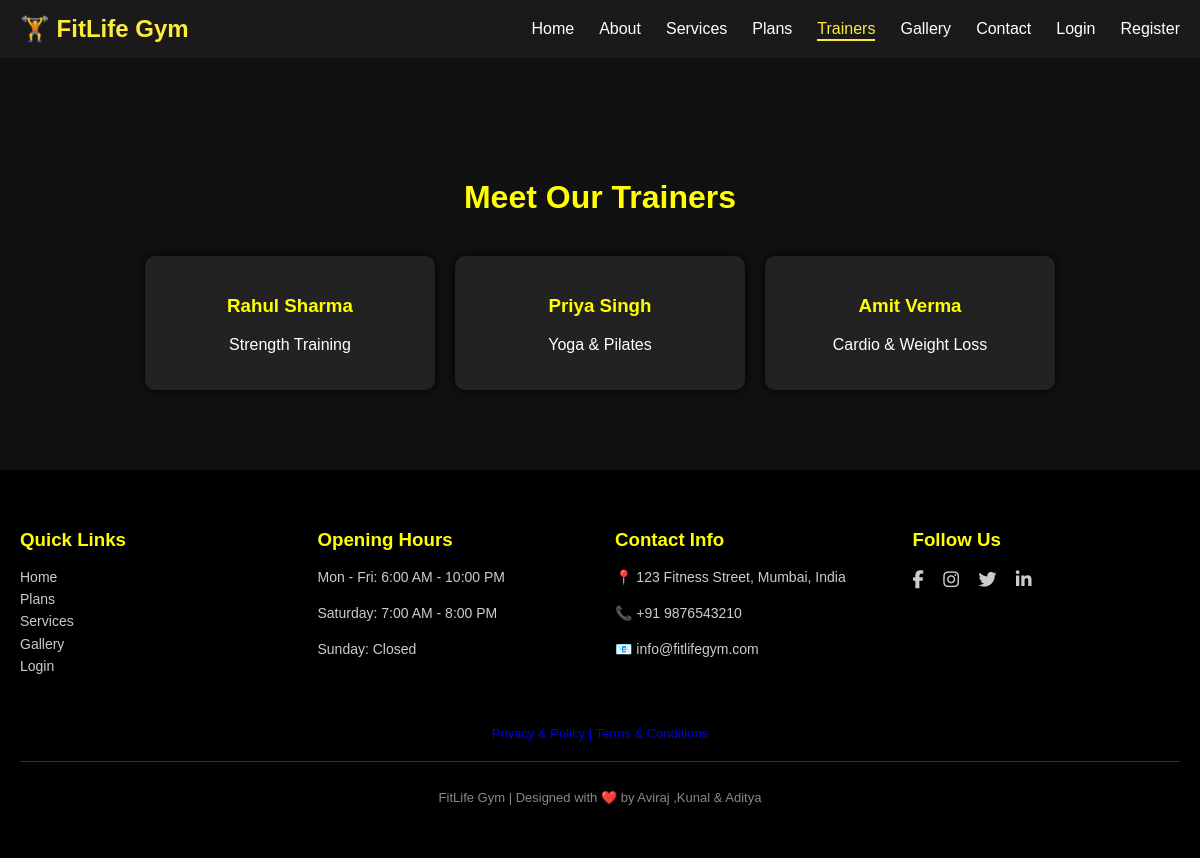
Screenshot of /usersite/trainers.php with the database file from the repository.
### tables this page shows
CREATE TABLE `trainers` (
  `trainer_id` int(11) NOT NULL,
  `full_name` varchar(100) NOT NULL,
  `specialization` varchar(100) DEFAULT NULL,
  `image` varchar(255) DEFAULT NULL,
  `phone` varchar(15) DEFAULT NULL,
  `email` varchar(100) DEFAULT NULL,
  `join_date` timestamp NOT NULL DEFAULT current_timestamp(),
  `status` enum('Active','Inactive') DEFAULT 'Active'
);

### usersite/trainers.php (the view, shortened to what this page needs)
<?php
require_once "config.php";
?>
<!DOCTYPE html>
<html lang="en">
<head>
<link rel="stylesheet" href="https://cdnjs.cloudflare.com/ajax/libs/font-awesome/6.5.0/css/all.min.css">
</head>
<body>
<nav>
  <div class="logo">🏋️ FitLife Gym</div>
  <ul id="nav-links">
    <?php
    $current_page = basename($_SERVER['PHP_SELF']);
    if(isset($_SESSION['user_id'])):
    ?>
      <li><a href="index.php" class="<?php echo ($current_page=='user_dashboard.php')?'active':''; ?>">Dashboard</a></li>
      <li><a href="about.php" class="<?php echo ($current_page=='about.php')?'active':''; ?>">About</a></li>
      <li><a href="services.php" class="<?php echo ($current_page=='services.php')?'active':''; ?>">Services</a></li>
      <li><a href="plans.php" class="<?php echo ($current_page=='plans.php')?'active':''; ?>">Plans</a></li>
      <li><a href="trainers.php" class="<?php echo ($current_page=='trainers.php')?'active':''; ?>">Trainers</a></li>
      <li><a href="gallery.php" class="<?php echo ($current_page=='gallery.php')?'active':''; ?>">Gallery</a></li>
      <li><a href="contact.php" class="<?php echo ($current_page=='contact.php')?'active':''; ?>">Contact</a></li>
      <li style="color:#ffeb3b;">Welcome, <?php echo htmlspecialchars($_SESSION['user_name']); ?>!</li>
      <li><a href="logout.php">Logout</a></li>
    <?php else: ?>
      <li><a href="index.php" class="<?php echo ($current_page=='index.php')?'active':''; ?>">Home</a></li>
      <li><a href="about.php" class="<?php echo ($current_page=='about.php')?'active':''; ?>">About</a></li>
      <li><a href="services.php" class="<?php echo ($current_page=='services.php')?'active':''; ?>">Services</a></li>
      <li><a href="plans.php" class="<?php echo ($current_page=='plans.php')?'active':''; ?>">Plans</a></li>
      <li><a href="trainers.php" class="<?php echo ($current_page=='trainers.php')?'active':''; ?>">Trainers</a></li>
      <li><a href="gallery.php" class="<?php echo ($current_page=='gallery.php')?'active':''; ?>">Gallery</a></li>
      <li><a href="contact.php" class="<?php echo ($current_page=='contact.php')?'active':''; ?>">Contact</a></li>
      <li><a href="login.php">Login</a></li>
      <li><a href="register.php">Register</a></li>
    <?php endif; ?>
  </ul>
</nav>
<div class="content">
  <h1>Meet Our Trainers</h1>
  <div class="trainers-container">
    <?php
    $trainers_query = $conn->query("SELECT * FROM trainers WHERE status='Active' ORDER BY trainer_id ASC");
    if($trainers_query && $trainers_query->num_rows > 0){
        while($trainer = $trainers_query->fetch_assoc()){
            echo '<div class="trainer-card">
                    <h3>'.htmlspecialchars($trainer['full_name']).'</h3>
                    <p>'.htmlspecialchars($trainer['specialization']).'</p>
                  </div>';
        }
    } else {
        echo '<p>No trainers available at the moment.</p>';
    }
    ?>
  </div>
</div>
<footer>
  <div class="footer-container">
    <div class="footer">
      <h3>Quick Links</h3>
      <a href="index.php">Home</a><br>
      <a href="plans.php">Plans</a><br>
      <a href="services.php">Services</a><br>
      <a href="gallery.php">Gallery</a><br>
      <a href="login.php">Login</a>
    </div>
    <div class="footer">
      <h3>Opening Hours</h3>
      <p>Mon - Fri: 6:00 AM - 10:00 PM</p>
      <p>Saturday: 7:00 AM - 8:00 PM</p>
      <p>Sunday: Closed</p>
    </div>
    <div class="footer">
      <h3>Contact Info</h3>
      <p>📍 123 Fitness Street, Mumbai, India</p>
      <p>📞 +91 9876543210</p>
      <p>📧 info@fitlifegym.com</p>
    </div>
    <div class="footer">
      <h3>Follow Us</h3>
      <div class="socials">
        <a href="#"><i class="fab fa-facebook-f"></i></a>
        <a href="#"><i class="fab fa-instagram"></i></a>
        <a href="#"><i class="fab fa-twitter"></i></a>
        <a href="#"><i class="fab fa-linkedin-in"></i></a>
      </div>
    </div>
    </div>
      <div class="term">
        <a href="privacy.php"><p>Privacy & Policy</a>
        <a href="terms.php">|  Terms & Conditions</p></a>
      </div>
  <div class="footer-bottom">
    <p> FitLife Gym | Designed with ❤️  by Aviraj ,Kunal & Aditya</p>
  </div>
</footer>
</body>
</html>

### usersite/trainers.php (style rules this page uses)
body { margin:0;font-family:Arial,Helvetica,sans-serif;background:#111;color:white;overflow-x:hidden; }
a { text-decoration:none;transition:.3s; }
nav { background:#1a1a1a;color:#fff;padding:15px 20px;display:flex;justify-content:space-between;align-items:center;position:sticky;top:0;z-index:1000; }
nav .logo { font-size:24px;font-weight:bold;color:#ffeb3b; }
nav ul { list-style:none;display:flex;gap:25px;margin:0;padding:0; }
nav ul li a { color:#fff;font-weight:500;position:relative; }
nav ul li a::after { content:"";position:absolute;width:0;height:2px;background:#ffeb3b;left:0;bottom:-4px;transition:width .3s; }
nav ul li a:hover, nav ul li a.active { color:#ffeb3b; }
nav ul li a:hover::after, nav ul li a.active::after { width:100%; }
.content { padding:100px 40px 40px;text-align:center;animation:fadeIn 1.5s; }
.content h1 { color:yellow; }
.trainers-container { display:flex;justify-content:center;flex-wrap:wrap;margin-top:40px;gap:20px; }
.trainer-card { background:#222;padding:20px;width:250px;border-radius:10px;box-shadow:0 0 10px black;transition:.3s; }
.trainer-card h3 { color:yellow; }
footer { background:#000;color:#fff;padding:40px 20px;margin-top:40px; }
.footer-container { display:grid;grid-template-columns:repeat(auto-fit,minmax(220px,1fr));gap:30px;max-width:1200px;margin:auto; }
.term { text-align:center;margin-top:20px;font-size:13px;color:#888;padding-top:15px; }
.footer h3 { margin-bottom:15px;color:yellow; }
.footer p,.footer a { color:#ccc;font-size:14px;line-height:1.6;text-decoration:none; }
.socials a { margin-right:15px;font-size:18px;color:#ccc;transition:.3s; }
.footer-bottom { text-align:center;margin-top:20px;font-size:13px;color:#888;border-top:1px solid #333;padding-top:15px; }

### rows the page displays
trainers: full_name "Rahul Sharma", specialization "Strength Training"
trainers: full_name "Priya Singh", specialization "Yoga & Pilates"
trainers: full_name "Amit Verma", specialization "Cardio & Weight Loss"
